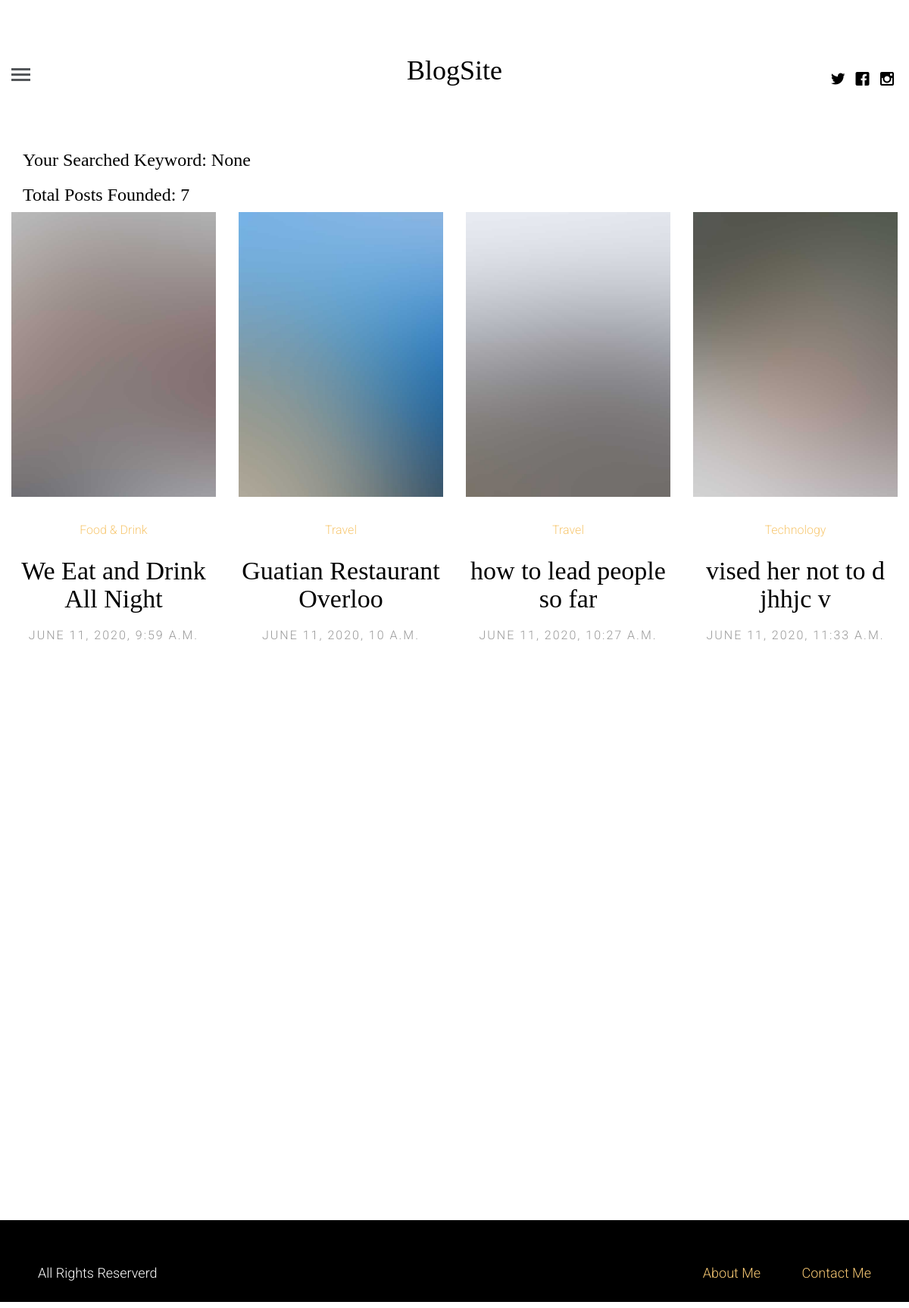
The app's page /search-result with its own data.
### blog/models.py (models this page shows, shortened)
class Post(models.Model):
    title = models.CharField(max_length=150)
    image = models.ImageField()
    category = models.ForeignKey(Post_Catetory, on_delete=models.CASCADE)
    description = RichTextField()
    author = models.ForeignKey(RegisterUser, on_delete=models.CASCADE)
    is_approve = models.BooleanField(default=True)
    posted = models.DateTimeField(auto_now_add=True)
    updated = models.DateTimeField(auto_now=True)

class Post_Catetory(models.Model):
    name = models.CharField(max_length=120)
    def __str__(self):
        return self.name

### blog/views.py (the view)
# urls.py: path('search-result', views.Search, name='search'),
def Search(request):
    posts = Post.objects.all()
    data = request.GET.get('q')
    if data:
        posts = posts.filter(
            Q(title__icontains=data) |
            Q(description__icontains=data)
        )
    context = {
        'posts':posts,
        'total_posts':posts.count(),
        'data':data,
    }
    template = 'search.html'
    return render(request, template, context)

### templates/search.html (shortened to what this page needs)
{% extends 'base.html' %}
{% block content %}
    <section class="search_result_area">
        <div class="container">
            <div class="row">
                <div class="col-lg-12">
                    <div class="search_result">
                        <h3>Your Searched Keyword: {{ data }}</h3>
                        <h3>Total Posts Founded: {{ total_posts }}</h3>
                    </div>
                </div>
            </div>
        </div>
    </section>
	<div class="container-fluid">
		<div class="row fh5co-post-entry">
			{% for post in posts %}
			<article class="col-lg-3 col-md-3 col-sm-3 col-xs-6 col-xxs-12 animate-box">
				<figure>
					<a href="{% url 'blog:post_detail' post.id %}"><img src="{{ post.image.url }}" alt="Image" class="img-responsive"></a>
				</figure>
				<span class="fh5co-meta"><a href="{% url 'blog:post_category' name=post.category.name %}">{{ post.category }}</a></span>
				<h2 class="fh5co-article-title"><a href="{% url 'blog:post_detail' post.id %}">{{ post.title }}</a></h2>
				<span class="fh5co-meta fh5co-date">{{ post.posted }}</span>
			</article>
			{% endfor %}
		</div>
	</div>
{% endblock content %}

### static/style.css (style rules this page uses)
html { background: #fff; }
body { font-family: "Roboto", arial, sans-serif; font-size: 18px; font-weight: 300; line-height: 1.8; color: #222; background: #fff; }
a { color: #f7c873; -webkit-transition: 0.5s; -o-transition: 0.5s; transition: 0.5s; }
h1, h2, h3, h4, h5, h6 { font-family: "Playfair Display", times, serif; color: #000; }
.fh5co-post-entry article { text-align: center; float: left; margin-bottom: 110px; padding-left: 2em; padding-right: 2em; }
@media screen and (max-width: 1200px) { .fh5co-post-entry article { margin-bottom: 80px; padding-left: 15px; padding-right: 15px; } }
.fh5co-post-entry article a img { opacity: 1; -webkit-transition: 0.5s; -o-transition: 0.5s; transition: 0.5s; }
.fh5co-post-entry article figure { margin-bottom: 30px; }
.fh5co-post-entry article h2 { font-family: "Playfair Display", times, serif; font-size: 34px; color: #000; margin-bottom: 15px; }
.fh5co-post-entry article h2 a { color: #000; }
.fh5co-post-entry article .fh5co-meta { font-size: 16px; font-family: "Roboto", arial, sans-serif; color: #999999; margin-bottom: 20px; display: block; }
.fh5co-post-entry article .fh5co-meta.fh5co-date { text-transform: uppercase; letter-spacing: 2px; }
.js .to-animate, .js .to-animate-2, .js .animate-box { opacity: 0; }
.img-responsive { width: 100%; }

### records on screen
Post: image (picture), category "Food & Drink", title "We Eat and Drink All Night", posted "JUNE 11, 2020, 9:59 A.M."
Post: image (picture), category "Travel", title "Guatian Restaurant Overloo", posted "JUNE 11, 2020, 10 A.M."
Post: image (picture), category "Travel", title "how to lead people so far", posted "JUNE 11, 2020, 10:27 A.M."
Post: image (picture), category "Technology", title "vised her not to d jhhjc v", posted "JUNE 11, 2020, 11:33 A.M."

### other values on screen
{{ data }} "None"
{{ total_posts }} "7"
